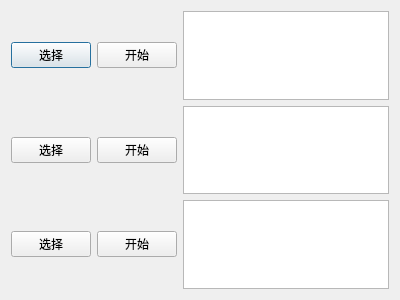
<?xml version="1.0" encoding="UTF-8"?>
<ui version="4.0">
 <class>Dialog</class>
 <widget class="QDialog" name="Dialog">
  <property name="geometry">
   <rect>
    <x>0</x>
    <y>0</y>
    <width>400</width>
    <height>300</height>
   </rect>
  </property>
  <property name="windowTitle">
   <string>Dialog</string>
  </property>
  <layout class="QVBoxLayout" name="verticalLayout">
   <item>
    <layout class="QHBoxLayout" name="horizontalLayout">
     <item>
      <widget class="QPushButton" name="btnChoose1">
       <property name="text">
        <string>选择</string>
       </property>
      </widget>
     </item>
     <item>
      <widget class="QPushButton" name="btnStart1">
       <property name="text">
        <string>开始</string>
       </property>
      </widget>
     </item>
     <item>
      <widget class="QTextEdit" name="textEdit1"/>
     </item>
    </layout>
   </item>
   <item>
    <layout class="QHBoxLayout" name="horizontalLayout_2">
     <item>
      <widget class="QPushButton" name="btnChoose2">
       <property name="text">
        <string>选择</string>
       </property>
      </widget>
     </item>
     <item>
      <widget class="QPushButton" name="btnStart2">
       <property name="text">
        <string>开始</string>
       </property>
      </widget>
     </item>
     <item>
      <widget class="QTextEdit" name="textEdit2"/>
     </item>
    </layout>
   </item>
   <item>
    <layout class="QHBoxLayout" name="horizontalLayout_3">
     <item>
      <widget class="QPushButton" name="btnChoose3">
       <property name="text">
        <string>选择</string>
       </property>
      </widget>
     </item>
     <item>
      <widget class="QPushButton" name="btnStart3">
       <property name="text">
        <string>开始</string>
       </property>
      </widget>
     </item>
     <item>
      <widget class="QTextEdit" name="textEdit3"/>
     </item>
    </layout>
   </item>
  </layout>
 </widget>
 <layoutdefault spacing="6" margin="11"/>
 <resources/>
 <connections/>
</ui>
